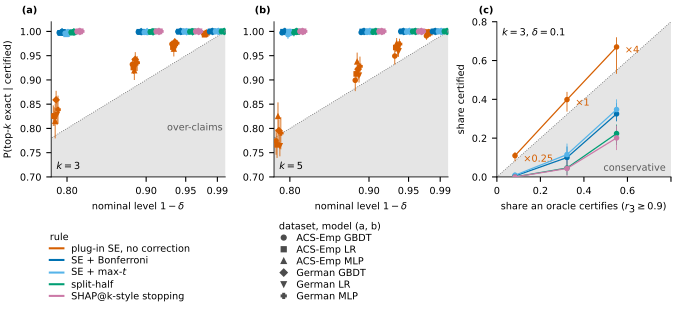

Generate this figure with Python:
"""Fig 3 (figure*, C4): are in-run certificates calibrated, and what do they give up?
(a, b) calibration on fresh reruns, under the stopping rule: x = nominal level 1-delta, y = P(top-k of the delivered run is exact |
certified), pooled over instances and seeds, cluster-bootstrap 95% CI (results/certificate_coverage.csv), k=3 and k=5; colour = rule,
marker = dataset x model. On the diagonal = calibrated, above = conservative, below = over-claims.
(c) power against the oracle: share of runs certified at or before a coalition stage (x0.25, x1, x4 of the Covert-Lee schedule) against the share
of instances an oracle would certify at that stage (r_3(x;B) >= 0.9 from R~200 reruns, 30 stratified instances per s0 cell,
results/oracle_tightness.csv). Mean over the six cells; bars = range over cells. On the diagonal = oracle-tight, below = conservative.
`--appendix` writes figA_calibration_k135.pdf: the calibration panels for k=1, 3, 5."""
import os, json
import numpy as np, pandas as pd
import matplotlib; matplotlib.use("Agg")
import matplotlib.pyplot as plt
from matplotlib.lines import Line2D
import figstyle as fs, common as C

RULES = ["naive", "bonf", "maxt", "split", "shapk"]
RULE_LABEL = {"naive": "plug-in SE, no correction", "bonf": "SE + Bonferroni", "maxt": "SE + max-$t$",
              "split": "split-half", "shapk": "SHAP@k-style stopping"}
RULE_COLOR = {"naive": "#D55E00", "bonf": "#0072B2", "maxt": "#56B4E9", "split": "#009E73", "shapk": "#CC79A7"}
a = C.args(__doc__, extra=("--appendix",))
cov = pd.read_csv(os.path.join(C.RESULTS, "certificate_coverage.csv"))
orc = pd.read_csv(os.path.join(C.RESULTS, "oracle_tightness.csv"))
groups = sorted(cov.group.unique())
mk = dict(zip(groups, ["o", "s", "^", "D", "v", "P", "X"]))
glabel = {g: C.DATA_LABEL.get(g.split("_")[0], g.split("_")[0]) + " " + C.MODEL_LABEL.get(g.split("_")[2], g.split("_")[2]) for g in groups}
fs.apply("text", 0.46)
fig, axs = plt.subplots(1, 3, gridspec_kw={"wspace": 0.28})
fig.subplots_adjust(left=0.075, right=0.995, bottom=0.43, top=0.93)
nom = [0.8, 0.9, 0.95, 0.99]
ks = (1, 3, 5) if a.appendix else (3, 5)
for ax, k in zip(axs, ks):
    ax.plot([0.75, 1.0], [0.75, 1.0], color="0.4", lw=0.6, ls=":", zorder=1)
    ax.fill_between([0.75, 1.0], [0.75, 1.0], 0.70, color="0.9", lw=0, zorder=0)
    for ri, r in enumerate(RULES):
        for gi, g in enumerate(groups):
            s = cov[(cov.rule == r) & (cov.group == g) & (cov.k == k)].sort_values("delta", ascending=False)
            if s.empty:
                continue
            x = s.target.values + (ri - 2) * 0.0075 + (gi - 2) * 0.0012
            y = s.correct_given_certified.values
            ax.errorbar(x, y, yerr=[np.clip(y - s.ci_lo.values, 0, None), np.clip(s.ci_hi.values - y, 0, None)], fmt=mk[g], ms=3, color=RULE_COLOR[r],
                        lw=0.6, capsize=0, elinewidth=0.6, mfc=RULE_COLOR[r], zorder=3)
    ax.set_xlim(0.78, 1.0); ax.set_ylim(0.70, 1.02)
    ax.set_xticks(nom); ax.set_xticklabels(["0.80", "0.90", "0.95", "0.99"])
    ax.set_xlabel("nominal level $1-\\delta$")
    ax.text(0.03, 0.03, f"$k={k}$", transform=ax.transAxes, va="bottom", fontsize=fs.MIN_PT)
axs[0].set_ylabel("P(top-$k$ exact | certified)")
axs[0].text(0.985, 0.30, "over-claims", transform=axs[0].transAxes, ha="right", fontsize=fs.MIN_PT, color="0.35")
if not a.appendix:
    # (c) certified share vs the oracle's certifiable share at the same coalition stage (k=3, delta=0.1)
    ax = axs[2]
    o = orc[(orc.k == 3) & np.isclose(orc.delta, 0.1)]
    ax.plot([0, 0.8], [0, 0.8], color="0.4", lw=0.6, ls=":", zorder=1)
    ax.fill_between([0, 0.8], [0, 0.8], 0, color="0.9", lw=0, zorder=0)
    for r in RULES:
        g = o[o.rule == r].groupby("stage").agg(x=("oracle_share", "mean"), y=("cert_share", "mean"), lo=("cert_share", "min"), hi=("cert_share", "max"))
        g = g.loc[[st for st in ("x0.25", "x1", "x4") if st in g.index]]
        if r == "naive":
            for st, lab in (("x0.25", "$\\times0.25$"), ("x1", "$\\times1$"), ("x4", "$\\times4$")):
                if st in g.index:
                    ax.annotate(lab, (g.x[st], g.y[st]), xytext=(6, -3), textcoords="offset points", ha="left", va="center", fontsize=fs.MIN_PT, color=RULE_COLOR[r])
        ax.errorbar(g.x, g.y, yerr=[g.y - g.lo, g.hi - g.y], color=RULE_COLOR[r], marker="o", ms=3, lw=0.9, elinewidth=0.6, capsize=0, zorder=3)
    ax.set_xlim(0, 0.8); ax.set_ylim(0, 0.8); ax.set_xticks([0, 0.2, 0.4, 0.6, 0.8]); ax.set_xticklabels(["0", "0.2", "0.4", "0.6", ""])
    ax.set_xlabel("share an oracle certifies ($r_3\\geq 0.9$)")
    ax.set_ylabel("share certified")
    ax.text(0.97, 0.04, "conservative", transform=ax.transAxes, ha="right", fontsize=fs.MIN_PT, color="0.35")
    ax.text(0.03, 0.96, "$k=3$, $\\delta=0.1$", transform=ax.transAxes, va="top", fontsize=fs.MIN_PT)
for i, l in enumerate("abc"):
    axs[i].text(-0.02 if i else -0.08, 1.04, f"({l})", transform=axs[i].transAxes, fontweight="bold", va="bottom", ha="right")
h1 = [Line2D([], [], color=RULE_COLOR[r], lw=1.5, label=RULE_LABEL[r]) for r in RULES]
h2 = [Line2D([], [], color="0.3", marker=mk[g], ls="", ms=3.5, label=glabel[g]) for g in groups]
fig.legend(handles=h1, loc="lower left", bbox_to_anchor=(0.06, 0.0), ncol=1, frameon=False, handlelength=1.4, labelspacing=0.2, title="rule", title_fontsize=fs.MIN_PT, alignment="left")
fig.legend(handles=h2, loc="lower left", bbox_to_anchor=(0.40, 0.0), ncol=1, frameon=False, handlelength=1.0, labelspacing=0.2, title="dataset, model (a, b)", title_fontsize=fs.MIN_PT, alignment="left")
out = os.path.join(C.outdir(a), "figA_calibration_k135.pdf" if a.appendix else "fig3_certificates.pdf")
fig.savefig(out)
json.dump({"inputs": ["certificate_coverage.csv"] + ([] if a.appendix else ["oracle_tightness.csv"]), "groups": groups, "figtab_commit": C.provenance([])["figtab_commit"]},
          open(out.replace(".pdf", ".json"), "w"), indent=1)
print("wrote", out)
